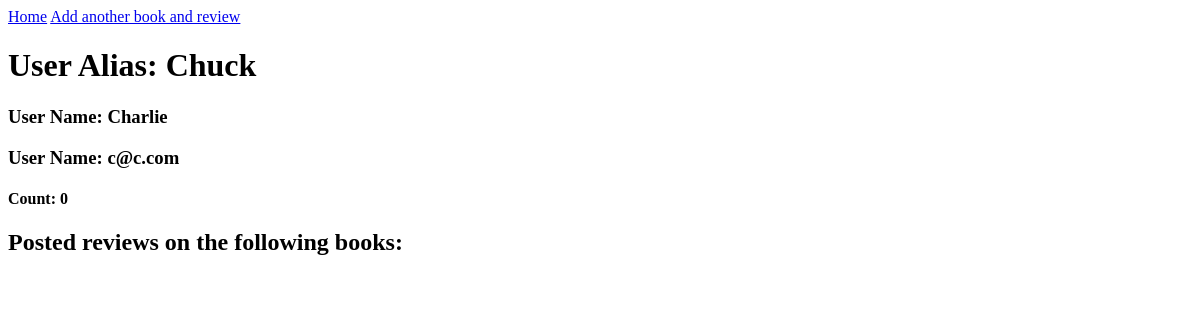
The app's page /user/3 (signed in), older data.
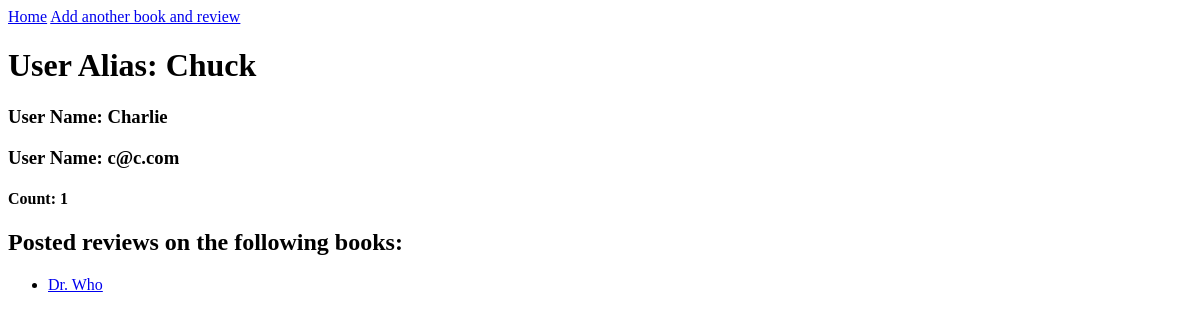
The same page, newer data.
### main/models.py (models this page shows)
class User(models.Model):
    name = models.CharField(max_length=50)
    alias = models.CharField(max_length=50)
    email = models.CharField(max_length=50)
    password = models.CharField(max_length=50)
    created_at = models.DateTimeField(auto_now_add=True)
    updated_at = models.DateTimeField(auto_now=True)
    objects = UserManager()

class Review(models.Model):
    content = models.TextField()
    rating = models.IntegerField()
    user_review = models.ForeignKey(User, related_name="user_reviews", on_delete=models.CASCADE)
    book_reviewed = models.ForeignKey(Book, related_name="book_reviews", on_delete=models.CASCADE)
    created_at = models.DateTimeField(auto_now_add=True)
    updated_at = models.DateTimeField(auto_now=True)
    objects = ReviewManager()

class Book(models.Model):
    title = models.CharField(max_length=100)
    created_at = models.DateTimeField(auto_now_add=True)
    updated_at = models.DateTimeField(auto_now=True)
    objects = BookManager()

### main/views.py (the view)
# urls.py: path('user/<int:user_id>', views.user_page),
def user_page(request, user_id):
    if 'logged_user' not in request.session:
        messages.error(request, "Please register or log in first!")
        return redirect('/')
    user = User.objects.get(id=user_id)
    context = {
        'one_user': user
    }
    return render(request, 'user_page.html', context)

### main/templates/user_page.html (shortened to what this page needs)
<!DOCTYPE html>
<html lang="en">
<head>
</head>
<body>
    <a href="/user/dashboard">Home</a>
    <a href="/book/book_form">Add another book and review</a>
    <h1>User Alias: {{one_user.alias}}</h1>
    <h3>User Name: {{one_user.name}}</h3>
    <h3>User Name: {{one_user.email}}</h3>
    <h4>Count: {{one_user.user_reviews.all|length}}</h4>
    <h2>Posted reviews on the following books:</h2>
    <ul>
        {% for review in one_user.user_reviews.all%}
        <li>
        <a href="/book/{{review.book_reviewed.id}}">{{review.book_reviewed.title}}</a>
        {% endfor %}</li>
    </ul>
</body>
</html>

Row changes from the older to the newer data that the page shows:
computed for User "Chuck": user_reviews.all|length "0" → "1"
added Review: book_reviewed "Dr. Who"
